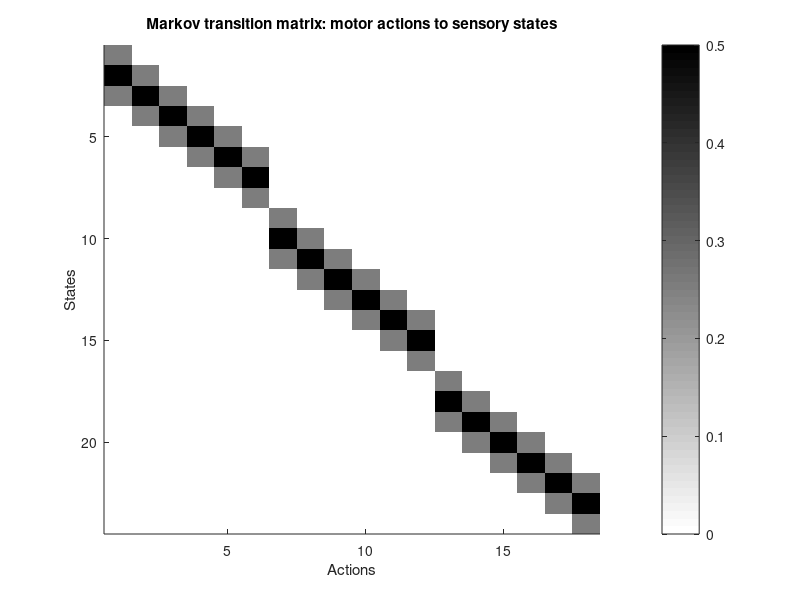

This chart was generated by the following MATLAB code: (Note: this script raises an error after producing the figure.)
%%% EXPLR_publish %%%
% Model of Exploration in Hearing and Deaf Light-Off (LO) Birds
% Implementation of the model from the supplementary material of the
% manuscript:
% "Deafening causes valence reversal of visual reinforcers of birdsong"
% AT Zai, S Cave-Lopez, M Rolland, N Giret, RHR Hahnloser

% Author: Richard Hahnloser and Anja Zai 2019
% Work address: Institute of Neuroinformatics, Winterthurerstrasse 8057,
% ETH Zurich and University of Zurich
% email: rich@ini.ethz.ch

% Model parameters:
% (capitalized letters in the variable description are used to indicate
% nameing of variables: 'N'umber of 'N'otes = nn)
nn=3; % Number of Notes the bird is singing
kLO=2; % index of note that can trigger LO
na=6; % Number of Actions per note (should be even)
alpha=0.05; % learning rate TD learning
tau=0.99;  % forgetting time constant
verbose=0;

% Simulation parameters:
N=600; % # trials (per note)
do_control=2; % add control condition without LO (0 = only LO, 1 = add control, 2 = remove entropy gain)
nbirds=10; % Number of Birds to simulate and average the result over

% Reward for LO
nR=15; % Number of different Reward values tested (reward value fixed for one  simulation)
rs=-logspace(log10(0.1),log10(100),nR); % reward per LO event
jplot=7; % plot VTA firing for reward # jplot
igC=1e-6; % for constant information gain (obsolete)

% Number of States
nsH=na+2; % Number of States for Hearing bird (per note) corresponding to actual pitch sung
nsD=2; % Number of States for Deaf bird (per note)
nsA=nsH*nn; % total Number of States (for All notes)

% Sensorimotor model: motor action -> sensory states
h1=zeros(nsH,1); h1(1:3)=[1/4 1/2 1/4]; h2=zeros(na,1); h2(1)=1/4;
wh=toeplitz(h1,h2); w=zeros(nsA,nn*na);
for i=1:nn
    w(1+(i-1)*nsH:i*nsH,1+(i-1)*na:i*na)=wh;
end
transitionAS=cumsum(w,1); % defines Transitions from Action to State (Fig. 4B)
figure(1); clf; imagesc(w);  gg=gray; colormap(gg(end:-1:1,:)); colorbar;
set(gca,'box','off'); xlabel('Actions'); ylabel('States');
title('Markov transition matrix: motor actions to sensory states');

% initialize variable quantifying model simulation
contingenciesH=zeros(nbirds,nR); % contingencies for Hearing birds
contingenciesD=contingenciesH; % same for Deaf birds
VsH=zeros(nR,na*nn); % Value function of States (mean Q values) for Hearing birds
VsD=VsH; % same for Deaf birds
VsallH=zeros(nbirds,nR,na*nn); % mean Value over all actions for Hearing birds
VsallD=VsallH; % same for Deaf
VTAjH=zeros(nn,N); % VTA responses for different notes for specific reward Jplot
VTAjD=VTAjH; % same for Hearing birds
VTAsallplusH=zeros(nn,nbirds); VTAsallminusH=VTAsallplusH;
VTAsallplusD=VTAsallplusH; VTAsallminusD=VTAsallplusH;
LOsH=zeros(1,N); LOsD=LOsH; % keeps track of LO (=1) or no LO (=0)

for c=1:do_control+1
    if c==1
        Non=1; % start LO on the first trial (contingent on sensory state)
    elseif c==2
        Non=N;  % never deliver LO
        fprintf('Control (no LO)\n')
    else 
        Non=1;
        fprintf('Control (LO but no entropy gain)\n')
    end
    
    for b=1:nbirds % loop through Birds
        fprintf('Bird %d\n',b)
        for r=1:nR % loop through rewards per LO
            R=rs(r); % reward per LO
            fprintf('j=%d/%d\n',r,nR);
            
            % Initialize:
            % Hearing
            VH=zeros(1,na*nn); % action-Value function (Sarsa learning)
            ASCH=ones(nsA,na*nn); % Action-State Counter hearing (number of times action taken and state hit)
            ASCHall=ASCH;
            nLOHall=zeros(nsA,na*nn); % number of LO events
            s_allH=zeros(1,N*nn); % state history
            a_allH=s_allH; % action history
            % Deaf
            VD=zeros(1,na*nn);
            ASCD=ones(nsD,na*nn); ASCDall=ASCD;
            nLODall=zeros(nsD,na*nn);
            s_allD=s_allH; a_allD=s_allH;
            
            ci=0;
            for i=1:N % loop over songs
                for k=1:nn % loop over notes
                    ci=ci+1;
                    
                    % states and actions corresponding to current note:
                    ks=(1+(k-1)*nsH):k*nsH; ka=(1+(k-1)*na):k*na; 
                    
                    
                    %% take action based on current action-value function
                    
                    % Hearing
                    [~,aH]=max(VH(ka)-0*rand(1,na)); % choose action
                    aH=aH+(k-1)*na;           a_allH(ci)=aH;
                    sH=find(rand(1)<transitionAS(:,aH),1,'first');   s_allH(ci)=sH; % markov transition
                    is_loH=(i>Non & k==kLO & sH>(kLO-1)*nsH+nsH/2); % simple, deterministic model
                    if k==2 && r==jplot
                        LOsH(i)=is_loH;
                    end
                    
                    % Deaf
                    [~,aD]=max(VD(ka)-0*rand(1,na));
                    aD=aD+(k-1)*na; a_allD(ci)=aD;
                    sD=find(rand(1)<transitionAS(:,aD),1,'first'); % state measured by experimenter
                    is_loD=(i>Non & k==kLO & sD>(kLO-1)*nsH+nsH/2); % simple, deterministic model
                    sD=is_loD+1;  s_allD(ci)=sD; % sensory state for deaf bird is binary
                    if k==2  && r==jplot
                        LOsD(i)=is_loD;
                    end
                    
                    %% update action-state counter and estimated transition probability:
                     
                    ASCH_old=ASCH;
                    ASCD_old=ASCD;
                    
                    % update
                    ASCH(sH,aH)=max(1,tau*ASCH(sH,aH)+1);
                    ASCHall(sH,aH)=ASCHall(sH,aH)+1;
                    nLOHall(sH,aH)=nLOHall(sH,aH)+is_loH;
                    ASCD(sD,aD)=max(1,tau*ASCD(sD,aD)+1);
                    ASCDall(sD,aD)=ASCDall(sD,aD)+1;
                    nLODall(sD,aD)=nLODall(sD,aD)+is_loD;
                    
                    if (c==1 && i==Non) || (c==2 && i==1)
                        ASCHonall=ASCHall;  ASCDonall=ASCDall; nLODonall=nLODall; nLOHonall=nLOHall;
                    end
                    
                    %% Q learning: update value function
                    
                    % Hearing
                    %ig=igC;
                    igH=calc_ig(ASCH,ASCH_old,aH);
                    if c<3
                        egH=calc_eg(ASCH,ASCH_old);
                    else
                        egH=0;
                    end
                    VTAH=log(igH+eps)+egH+is_loH*R-VH(aH);
                    VH(aH)=VH(aH)+alpha*(VTAH);
                    
                    % Deaf
                    %igD=igC;
                    igD=calc_ig(ASCD,ASCD_old,aD);
                    if c<3
                        egD=calc_eg(ASCD,ASCD_old); 
                    else
                        egD=0;
                    end
                    VTAD=log(igD+eps)+egD+is_loD*R-VD(aD);
                    VD(aD)=VD(aD)+alpha*VTAD;
                    
                    if r==jplot
                        VTAjH(k,i)=VTAH;
                        VTAjD(k,i)=VTAD;
                    end

                end
            end
            VsH(r,:)=VH;
            VsD(r,:)=VD;
            
            contingenciesH(b,r)=sum(sum(nLOHall-nLOHonall))/(N-1);
            contingenciesD(b,r)=sum(sum(nLODall-nLODonall))/(N-1);
            fprintf('contingency: H=%.2g  D=%.2g\n', contingenciesH(b,r),contingenciesD(b,r));
            
            if verbose
                % plot action-state counts
            figure(11);clf; imagesc(ASCHall-ASCHonall); colormap(hot); colorbar;
            xlabel('actions'); ylabel('states'); title('Hearing action-state count');
            figure(12);clf; imagesc(ASCDall-ASCDonall); colormap(hot); colorbar;
            xlabel('actions'); ylabel('states'); title('Deaf action-state count');
            
            % plot distribution of states and actions visited XXX why Non=N for control birds?
            figure(15); clf; subplot(211); hist(s_allH(Non+1:end),1:nsA);   title('States hearing');
            subplot(212); hist(s_allD(Non+1:end),1:nsD,'r'); title('States deaf');
            figure(16); clf; subplot(211); hist(a_allH(Non+1:end),1:na*nn); title('Actions hearing');
            subplot(212); hist(a_allD(Non+1:end),1:na*nn,'r');  title('Actions deaf');
            
            % plot value function
            figure(21);clf; plot(VH,'k'); hold on;plot(VD,'r'); title('Q function');
            xlabel('action'); legend({'Hearing','Deaf'},'Location','best');
            end
        end
        
        VsallH(b,:,:)=VsH; VsallD(b,:,:)=VsD;
        if c==1
            VTAjH=VTAjH(:,N/2:N); LOsH=LOsH(N/2:N);
            VTAsallplusH(:,b)=mean(VTAjH(:,find(LOsH)),2);
            VTAsallminusH(:,b)=mean(VTAjH(:,find(~LOsH)),2);
            VTAsallplusD(:,b)=mean(VTAjD(:,find(LOsD)),2);
            VTAsallminusD(:,b)=mean(VTAjD(:,find(~LOsD)),2);
        end
    end
    
    if c==1
        figure(32);
        clf; semilogx(rs,mean(mean(VsallH,3),1),'k','linewidth',2); hold on;
        semilogx(rs,mean(mean(VsallD,3),1),'r','linewidth',2);
        set(gca,'box','off');axis tight
        legend({'Hearing','Deaf'},'Location','best');
        xlabel('r'); ylabel('mean Q'); title('Action averaged Q');
        
        figure(31); clf; semilogx(rs,mean(contingenciesH,1),'k','linewidth',2); hold on;
        semilogx(rs,mean(contingenciesD,1),'r','linewidth',2);
        semilogx(rs,.5*ones(1,nR),'k--','linewidth',2);
        set(gca,'box','off');
        legend({'Hearing','Deaf'},'Location','best');
        xlabel('Reward'); ylabel('LO contingency');
        axis tight
        
        figure(33); clf;
        fplus=mean(VTAsallplusH,2); fminus=mean(VTAsallminusH,2);
        splus=std(VTAsallplusH')'; sminus=std(VTAsallminusH')';
        errorbar(1:nn,fplus,splus,'k','linewidth',2); hold on;
        errorbar(1:nn,fminus,sminus,'r','linewidth',2);
        title(['R=' sprintf('%.2g',rs(jplot))]);
        legend({'LO','no LO'},'Location','Best');
        set(gca,'box','off')
        
    elseif c==2
        figure(32);
        semilogx(rs,mean(mean(VsallH,3),1),'k--','linewidth',2);
        hold on; semilogx(rs,mean(mean(VsallD,3),1),'r--','linewidth',2);
        axis tight
        
    else
        figure(32);
        semilogx(rs,mean(mean(VsallH,3),1),'k:','linewidth',2);
        hold on; semilogx(rs,mean(mean(VsallD,3),1),'r:','linewidth',2);
        axis tight
        
        figure(31); semilogx(rs,mean(contingenciesH,1),'k:','linewidth',2); hold on;
        semilogx(rs,mean(contingenciesD,1),'r:','linewidth',2);
        axis tight
    end
    
end

%% DEFINE FUNCTIONS

function ig=calc_ig(ASC_new,ASC_old,a0)
% CALC_IG calculates information gain given for action a0

%   'ASC_new'   -   new action-state counter after taking action a0
%   'ASC_old'   -   old action-state counter
%   'a0'        -   current new action

% estimate of transition probability for the current note
T_old=ASC_old./(eps+ones(size(ASC_old,1),1)*sum(ASC_old,1)); % old estimate
T_new=ASC_new./(eps+ones(size(ASC_old,1),1)*sum(ASC_new,1)); % new estimate

% KL-divergence
%ig=0;
dkl=0;
for k2=1:size(T_old,1) % state loop for dkl
    dkl=dkl+T_old(k2,a0).*log(T_old(k2,a0)/T_new(k2,a0));
end
%ig=ig+T(k0,l)*dkl;
ig=dkl;
ig=ig*1000;
end


function eg=calc_eg(ASC_new,ASC_old)
% CALC_EG calculates entropy gain given new action

%   'ASC_new'   -   new action-state counter after taking action
%   'ASC_old'   -   old action-state counter

C=sum(ASC_old,2); % state count
P_old=C/sum(C); % state probability

%ASC(s0,a0)=tau*ASC(s0,a0)+1; % updated action-state counter
C=sum(ASC_new,2);
P_new=C/sum(C);

eg=-sum(P_new.*log(P_new))+sum(P_old.*log(P_old));
eg=3000*eg;
end


